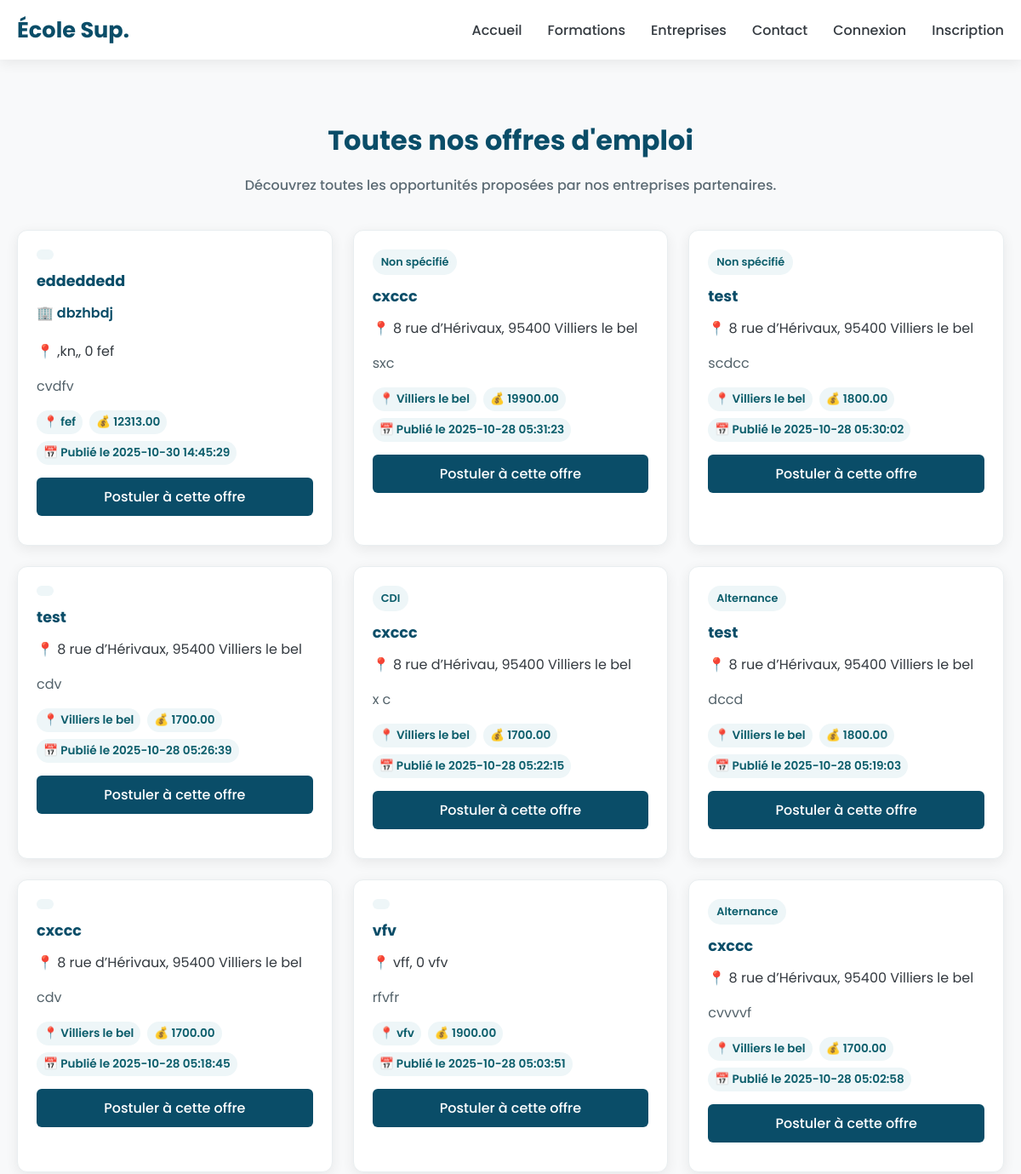
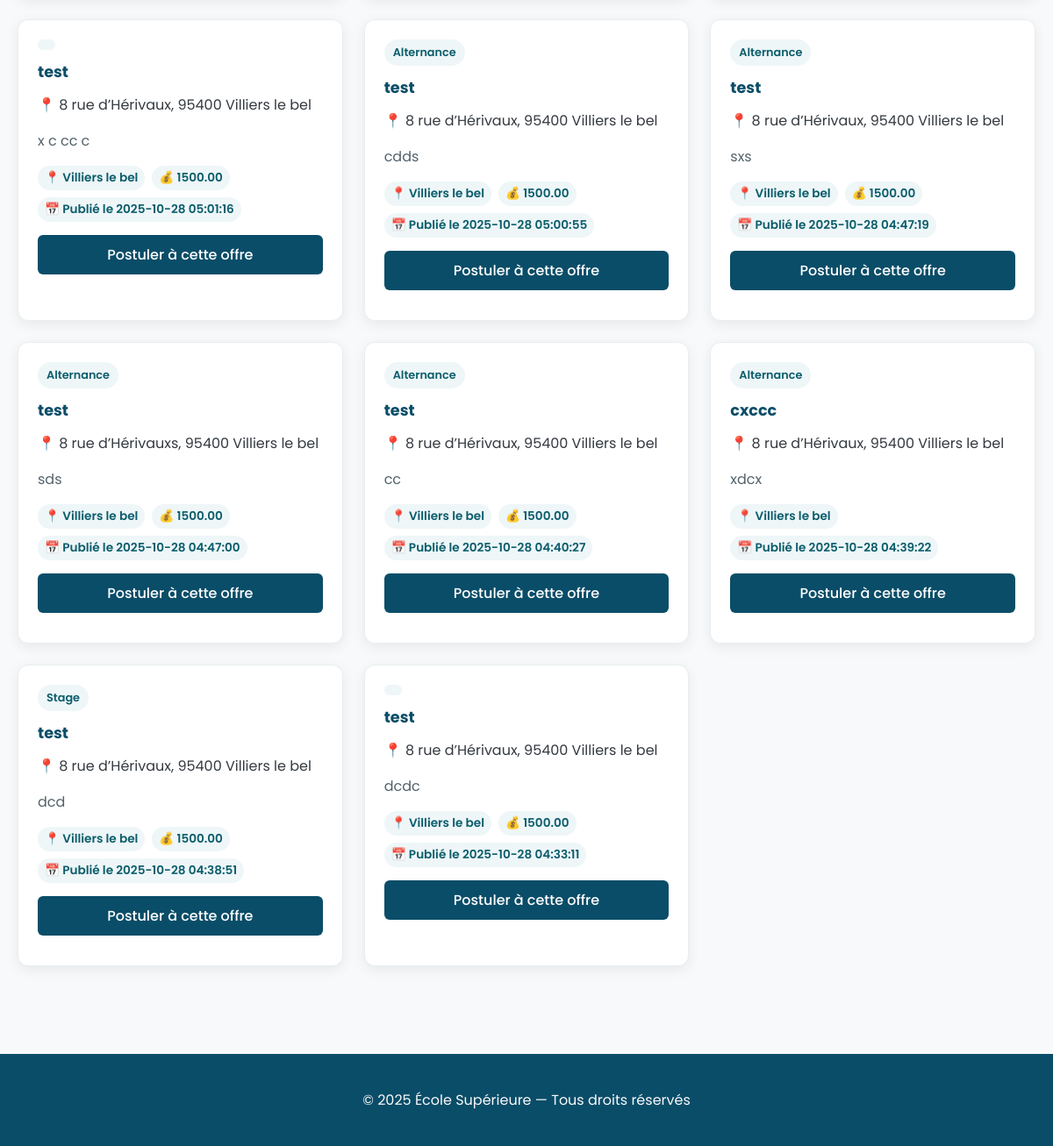
The app's page /vue/offres.php with its own data (2 pictures, top to bottom).
### tables this page shows
CREATE TABLE IF NOT EXISTS `offre` (
  `id_offre` int UNSIGNED NOT NULL AUTO_INCREMENT,
  `titre` varchar(50) NOT NULL,
  `rue` varchar(50) NOT NULL,
  `cp` int NOT NULL,
  `ville` varchar(50) NOT NULL,
  `description` varchar(255) NOT NULL,
  `salaire` decimal(10,2) DEFAULT NULL,
  `type_offre` enum('CDI','CDD','Stage','Alternance','Autre') DEFAULT NULL,
  `date_creation` timestamp NULL DEFAULT CURRENT_TIMESTAMP,
  `etat` enum('ouvert','ferme','brouillon') DEFAULT 'ouvert',
  `ref_entreprise` int UNSIGNED DEFAULT NULL,
  PRIMARY KEY (`id_offre`),
  KEY `ref_entreprise` (`ref_entreprise`)
);

CREATE TABLE IF NOT EXISTS `entreprise` (
  `id_entreprise` int UNSIGNED NOT NULL AUTO_INCREMENT,
  `nom` varchar(150) NOT NULL,
  `adresse` varchar(255) DEFAULT NULL,
  `site_web` varchar(190) DEFAULT NULL,
  `motif_partenariat` varchar(255) NOT NULL,
  `date_inscription` date NOT NULL,
  `ref_offre` int UNSIGNED DEFAULT NULL,
  PRIMARY KEY (`id_entreprise`)
);

### src/repository/OffreRepo.php (called while the page is built, shortened)
<?php
require_once __DIR__ . '/../modele/offre.php';
class OffreRepo
{
    public function listeOffre() {
        $bdd = new Bdd();
        $database = $bdd->getBdd();
        $req = $database->query('
            SELECT o.*, e.nom as entreprise_nom
            FROM offre o
            LEFT JOIN entreprise e ON o.ref_entreprise = e.id_entreprise
            WHERE o.etat NOT IN ("ferme", "brouillon")
            ORDER BY o.date_creation DESC
        ');
        $rows = $req->fetchAll(\PDO::FETCH_ASSOC);
        $offres = [];
        foreach ($rows as $row) {
            if (isset($row['id_offre'])) {
                $row['idOffre'] = $row['id_offre'];
                unset($row['id_offre']);
            }
            $offre = new offre($row);
            if (isset($row['entreprise_nom'])) {
                $offre->entreprise_nom = $row['entreprise_nom'];
            }
            $offres[] = $offre;
        }
        return $offres;
    }
}

### src/modele/Offre.php (called while the page is built, shortened)
<?php
class offre
{
    private $idOffre;
    private $titre;
    private $rue;
    private $cp;
    private $ville;
    private $description;
    private $salaire;
    private $typeOffre;
    private $dateCreation;
    public function hydrate(array $data)
    {
        foreach ($data as $key => $value) {
            switch ($key) {
                case 'type_offre':     $key = 'typeOffre'; break;
                case 'date_creation':  $key = 'dateCreation'; break;
                case 'ref_entreprise': $key = 'refEntreprise'; break;
            }
            $method = 'set' . ucfirst($key);
        }
    }
    public function getIdOffre()        { return $this->idOffre; }
    public function setIdOffre($id)     { $this->idOffre = (int)$id; }
    public function getTitre()          { return $this->titre; }
    public function setTitre($titre)    { $this->titre = $titre; }
    public function getRue()            { return $this->rue; }
    public function setRue($rue)        { $this->rue = $rue; }
    public function getCp()             { return $this->cp; }
    public function setCp($cp)          { $this->cp = $cp; }
    public function getVille()          { return $this->ville; }
    public function setVille($ville)    { $this->ville = $ville; }
    public function getDescription()    { return $this->description; }
    public function setDescription($desc) { $this->description = $desc; }
    public function getSalaire()        { return $this->salaire; }
    public function setSalaire($salaire) { $this->salaire = $salaire; }
    public function getTypeOffre()      { return $this->typeOffre; }
    public function setTypeOffre($type) { $this->typeOffre = $type; }
    public function getDateCreation()   { return $this->dateCreation; }
    public function setDateCreation($date) { $this->dateCreation = $date; }
}

### vue/offres.php (the view, shortened to what this page needs)
<?php
require_once __DIR__ . "/../src/repository/OffreRepo.php";
require_once __DIR__ . "/../src/modele/offre.php";
$userLoggedIn = null;
$offreRepo = new OffreRepo();
$offres = $offreRepo->listeOffre();
?>
<!DOCTYPE html>
<html lang="fr">
<head>
</head>
<body>
<header>
    <div class="container">
        <a href="../index.php" class="logo">École Sup.</a>
        <nav>
            <ul>
                <li><a href="../index.php">Accueil</a></li>
                <li><a href="formations.php">Formations</a></li>
                <li><a href="entreprise.php">Entreprises</a></li>
                <li><a href="supportContact.php">Contact</a></li>
                <?php if ($userLoggedIn): ?>
                    <li><a href="forum.php">Forum</a></li>
                    <li><a href="?deco=true">Déconnexion</a></li>
                <?php else: ?>
                    <li><a href="connexion.php">Connexion</a></li>
                    <li><a href="inscription.php">Inscription</a></li>
                <?php endif; ?>
            </ul>
        </nav>
    </div>
</header>
<main>
    <div class="container">
        <h1>Toutes nos offres d'emploi</h1>
        <p class="sub">Découvrez toutes les opportunités proposées par nos entreprises partenaires.</p>
        <div class="grid">
            <?php foreach ($offres as $offre): ?>
                <article class="card">
                    <span class="badge"><?= htmlspecialchars($offre->getTypeOffre() ?? 'Non spécifié') ?></span>
                    <h3><?= htmlspecialchars($offre->getTitre()) ?></h3>
                    <?php if (!empty($offre->entreprise_nom)): ?>
                    <div class="company-name" style="color: #0A4D68; font-weight: 600; margin-bottom: 8px;">
                        🏢 <?= htmlspecialchars($offre->entreprise_nom) ?>
                    </div>
                    <?php endif; ?>
                    <div class="row-line" style="margin-bottom: 12px;">
                        📍 <?= htmlspecialchars($offre->getRue()) ?>,
                        <?= htmlspecialchars($offre->getCp()) ?> <?= htmlspecialchars($offre->getVille()) ?>
                    <p><?= nl2br(htmlspecialchars($offre->getDescription())) ?></p>
                    <div class="job-meta">
                        <?php if ($offre->getVille()): ?>
                            <span class="chip">📍 <?= htmlspecialchars($offre->getVille()) ?></span>
                        <?php endif; ?>
                        <?php if ($offre->getSalaire()): ?>
                            <span class="chip">💰 <?= htmlspecialchars($offre->getSalaire()) ?></span>
                        <?php endif; ?>
                        <?php if ($offre->getDateCreation()): ?>
                            <span class="chip">📅 Publié le <?= htmlspecialchars($offre->getDateCreation()) ?></span>
                        <?php endif; ?>
                    </div>
                    <a href="postuler.php?id=<?= $offre->getIdOffre() ?>" class="btn-postuler">
                        Postuler à cette offre
                    </a>
                </article>
            <?php endforeach; ?>
        </div>
    </div>
</main>
<footer>
    &copy; 2025 École Supérieure — Tous droits réservés
</footer>
</body>
</html>

### vue/offres.php (style rules this page uses)
:root { --primary-color:#0A4D68; --secondary-color:#088395; --background-color:#f8f9fa; --surface-color:#ffffff; --text-color:#343a40; --light-text-color:#f8f9fa; --shadow:0 4px 15px rgba(0,0,0,.07); --radius:12px; --chip:#eef6f8; }
* { box-sizing:border-box }
html, body { margin:0; padding:0; font-family:'Poppins',sans-serif; background:var(--background-color); color:var(--text-color); }
header { background:var(--surface-color); box-shadow:var(--shadow); position:sticky; top:0; z-index:1000; }
header .container { max-width:1200px; margin:auto; display:flex; justify-content:space-between; align-items:center; height:70px; padding:0 20px; }
.logo { font-size:1.6rem; font-weight:700; color:var(--primary-color); text-decoration:none; }
nav ul { list-style:none; display:flex; gap:30px; margin:0; padding:0; }
nav a { text-decoration:none; color:var(--text-color); font-weight:500; position:relative; padding-bottom:5px; }
nav a::after { content:''; position:absolute; left:0; bottom:0; height:2px; width:0; background:var(--secondary-color); transition:width .3s ease; }
main { padding:50px 0; }
.container { max-width:1200px; margin:auto; padding:0 20px; }
h1 { text-align:center; color:var(--primary-color); font-size:2rem; margin-bottom:10px; }
.sub { text-align:center; color:#5c6b74; font-weight:500; margin-bottom:40px; }
.grid { display:grid; grid-template-columns:repeat(3,1fr); gap:24px; }
.card { background:var(--surface-color); border-radius:var(--radius); box-shadow:var(--shadow); padding:22px; display:flex; flex-direction:column; gap:12px; border:1px solid #e9eef0; transition:transform .18s ease, box-shadow .18s ease; }
.badge { background:var(--chip); color:#0b5d6b; padding:6px 10px; border-radius:999px; font-size:.8rem; font-weight:600; align-self:flex-start; }
.card h3 { color:var(--primary-color); font-size:1.1rem; margin:0; }
.card p { color:#53626a; flex-grow:1; }
.job-meta { display:flex; flex-wrap:wrap; gap:8px; font-size:.85rem; color:#53626a; }
.chip { background:var(--chip); border-radius:999px; padding:4px 8px; font-weight:600; color:#0b5d6b; }
.btn-postuler { display: block; background: #0A4D68; color: white; text-align: center; padding: 10px; border-radius: 6px; margin-top: 15px; text-decoration: none; font-weight: 500; transition: background-color 0.3s; }
footer { background:var(--primary-color); color:var(--light-text-color); text-align:center; padding:40px 20px; margin-top:50px; }

### records on screen
offre: titre "eddeddedd", ref_entreprise.nom "dbzhbdj", rue ",kn,", cp "0", ville "fef", description "cvdfv", salaire "12313.00", date_creation "2025-10-30 14:45:29"
offre: type_offre "Non spécifié", titre "cxccc", rue "8 rue d’Hérivaux", cp "95400", ville "Villiers le bel", description "sxc", salaire "19900.00", date_creation "2025-10-28 05:31:23"
offre: type_offre "Non spécifié", titre "test", rue "8 rue d’Hérivaux", cp "95400", ville "Villiers le bel", description "scdcc", salaire "1800.00", date_creation "2025-10-28 05:30:02"
offre: titre "test", rue "8 rue d’Hérivaux", cp "95400", ville "Villiers le bel", description "cdv", salaire "1700.00", date_creation "2025-10-28 05:26:39"
offre: type_offre "CDI", titre "cxccc", rue "8 rue d’Hérivau", cp "95400", ville "Villiers le bel", description "x c", salaire "1700.00", date_creation "2025-10-28 05:22:15"
offre: type_offre "Alternance", titre "test", rue "8 rue d’Hérivaux", cp "95400", ville "Villiers le bel", description "dccd", salaire "1800.00", date_creation "2025-10-28 05:19:03"
offre: titre "cxccc", rue "8 rue d’Hérivaux", cp "95400", ville "Villiers le bel", description "cdv", salaire "1700.00", date_creation "2025-10-28 05:18:45"
offre: titre "vfv", rue "vff", cp "0", ville "vfv", description "rfvfr", salaire "1900.00", date_creation "2025-10-28 05:03:51"
offre: type_offre "Alternance", titre "cxccc", rue "8 rue d’Hérivaux", cp "95400", ville "Villiers le bel", description "cvvvvf", salaire "1700.00", date_creation "2025-10-28 05:02:58"
offre: titre "test", rue "8 rue d’Hérivaux", cp "95400", ville "Villiers le bel", description "x c cc c", salaire "1500.00", date_creation "2025-10-28 05:01:16"
offre: type_offre "Alternance", titre "test", rue "8 rue d’Hérivaux", cp "95400", ville "Villiers le bel", description "cdds", salaire "1500.00", date_creation "2025-10-28 05:00:55"
offre: type_offre "Alternance", titre "test", rue "8 rue d’Hérivaux", cp "95400", ville "Villiers le bel", description "sxs", salaire "1500.00", date_creation "2025-10-28 04:47:19"
offre: type_offre "Alternance", titre "test", rue "8 rue d’Hérivauxs", cp "95400", ville "Villiers le bel", description "sds", salaire "1500.00", date_creation "2025-10-28 04:47:00"
offre: type_offre "Alternance", titre "test", rue "8 rue d’Hérivaux", cp "95400", ville "Villiers le bel", description "cc", salaire "1500.00", date_creation "2025-10-28 04:40:27"
offre: type_offre "Alternance", titre "cxccc", rue "8 rue d’Hérivaux", cp "95400", ville "Villiers le bel", description "xdcx", date_creation "2025-10-28 04:39:22"
offre: type_offre "Stage", titre "test", rue "8 rue d’Hérivaux", cp "95400", ville "Villiers le bel", description "dcd", salaire "1500.00", date_creation "2025-10-28 04:38:51"
offre: titre "test", rue "8 rue d’Hérivaux", cp "95400", ville "Villiers le bel", description "dcdc", salaire "1500.00", date_creation "2025-10-28 04:33:11"
